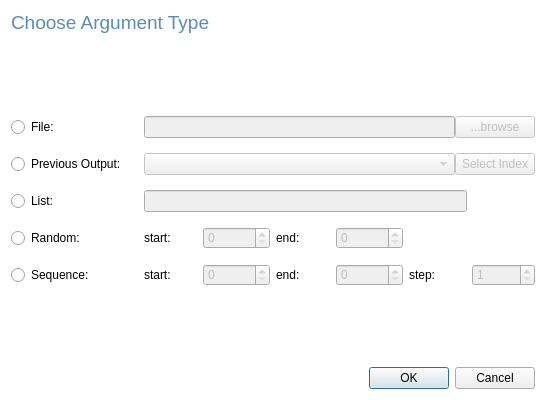
<?xml version="1.0" encoding="UTF-8"?>
<ui version="4.0">
 <class>Dialog</class>
 <widget class="QDialog" name="Dialog">
  <property name="geometry">
   <rect>
    <x>0</x>
    <y>0</y>
    <width>546</width>
    <height>400</height>
   </rect>
  </property>
  <property name="sizePolicy">
   <sizepolicy hsizetype="Preferred" vsizetype="Preferred">
    <horstretch>0</horstretch>
    <verstretch>0</verstretch>
   </sizepolicy>
  </property>
  <property name="maximumSize">
   <size>
    <width>800</width>
    <height>800</height>
   </size>
  </property>
  <property name="windowTitle">
   <string>Dialog</string>
  </property>
  <property name="autoFillBackground">
   <bool>false</bool>
  </property>
  <property name="styleSheet">
   <string notr="true">#Dialog {
background-color: white;
}

</string>
  </property>
  <layout class="QVBoxLayout" name="verticalLayout">
   <item>
    <widget class="QLabel" name="label">
     <property name="sizePolicy">
      <sizepolicy hsizetype="Preferred" vsizetype="Fixed">
       <horstretch>0</horstretch>
       <verstretch>0</verstretch>
      </sizepolicy>
     </property>
     <property name="text">
      <string>&lt;html&gt;&lt;head/&gt;&lt;body&gt;&lt;p&gt;&lt;span style=&quot; font-size:14pt; color:#5b8cb9;&quot;&gt;Choose Argument Type&lt;/span&gt;&lt;/p&gt;&lt;/body&gt;&lt;/html&gt;</string>
     </property>
    </widget>
   </item>
   <item>
    <spacer name="verticalSpacer">
     <property name="orientation">
      <enum>Qt::Vertical</enum>
     </property>
     <property name="sizeHint" stdset="0">
      <size>
       <width>17</width>
       <height>48</height>
      </size>
     </property>
    </spacer>
   </item>
   <item>
    <layout class="QGridLayout" name="gridLayout">
     <property name="verticalSpacing">
      <number>15</number>
     </property>
     <item row="0" column="0">
      <widget class="QRadioButton" name="radioButton">
       <property name="text">
        <string>File:</string>
       </property>
      </widget>
     </item>
     <item row="0" column="1" colspan="3">
      <layout class="QHBoxLayout" name="horizontalLayout">
       <item>
        <widget class="QLineEdit" name="lineEdit">
         <property name="enabled">
          <bool>false</bool>
         </property>
        </widget>
       </item>
       <item>
        <widget class="QPushButton" name="pushButton">
         <property name="enabled">
          <bool>false</bool>
         </property>
         <property name="text">
          <string>...browse</string>
         </property>
        </widget>
       </item>
      </layout>
     </item>
     <item row="1" column="0">
      <widget class="QRadioButton" name="radioButton_4">
       <property name="text">
        <string>Previous Output:</string>
       </property>
      </widget>
     </item>
     <item row="1" column="1" colspan="3">
      <layout class="QHBoxLayout" name="horizontalLayout_7">
       <item>
        <widget class="QComboBox" name="select_prev_output">
         <property name="enabled">
          <bool>false</bool>
         </property>
        </widget>
       </item>
       <item>
        <widget class="QPushButton" name="select_index_btn">
         <property name="enabled">
          <bool>false</bool>
         </property>
         <property name="sizePolicy">
          <sizepolicy hsizetype="Fixed" vsizetype="Fixed">
           <horstretch>0</horstretch>
           <verstretch>0</verstretch>
          </sizepolicy>
         </property>
         <property name="text">
          <string>Select Index</string>
         </property>
        </widget>
       </item>
      </layout>
     </item>
     <item row="2" column="0">
      <widget class="QRadioButton" name="radioButton_5">
       <property name="text">
        <string>List:</string>
       </property>
      </widget>
     </item>
     <item row="2" column="1" colspan="3">
      <layout class="QHBoxLayout" name="horizontalLayout_8">
       <item>
        <widget class="QLineEdit" name="lineEdit_2">
         <property name="enabled">
          <bool>false</bool>
         </property>
        </widget>
       </item>
       <item>
        <spacer name="horizontalSpacer_2">
         <property name="orientation">
          <enum>Qt::Horizontal</enum>
         </property>
         <property name="sizeType">
          <enum>QSizePolicy::Fixed</enum>
         </property>
         <property name="sizeHint" stdset="0">
          <size>
           <width>68</width>
           <height>20</height>
          </size>
         </property>
        </spacer>
       </item>
      </layout>
     </item>
     <item row="3" column="0">
      <widget class="QRadioButton" name="radioButton_3">
       <property name="text">
        <string>Random:</string>
       </property>
      </widget>
     </item>
     <item row="3" column="1">
      <layout class="QHBoxLayout" name="horizontalLayout_5">
       <item>
        <widget class="QLabel" name="label_8">
         <property name="text">
          <string>start:</string>
         </property>
        </widget>
       </item>
       <item>
        <widget class="QSpinBox" name="spinBox_4">
         <property name="enabled">
          <bool>false</bool>
         </property>
         <property name="maximum">
          <number>1000000000</number>
         </property>
        </widget>
       </item>
      </layout>
     </item>
     <item row="3" column="2">
      <layout class="QHBoxLayout" name="horizontalLayout_6">
       <item>
        <widget class="QLabel" name="label_9">
         <property name="text">
          <string>end:</string>
         </property>
        </widget>
       </item>
       <item>
        <widget class="QSpinBox" name="spinBox_5">
         <property name="enabled">
          <bool>false</bool>
         </property>
         <property name="maximum">
          <number>1000000000</number>
         </property>
        </widget>
       </item>
      </layout>
     </item>
     <item row="4" column="0">
      <widget class="QRadioButton" name="radioButton_2">
       <property name="text">
        <string>Sequence:</string>
       </property>
      </widget>
     </item>
     <item row="4" column="1">
      <layout class="QHBoxLayout" name="horizontalLayout_2">
       <item>
        <widget class="QLabel" name="label_5">
         <property name="text">
          <string>start:</string>
         </property>
        </widget>
       </item>
       <item>
        <widget class="QSpinBox" name="spinBox">
         <property name="enabled">
          <bool>false</bool>
         </property>
         <property name="maximum">
          <number>1000000000</number>
         </property>
        </widget>
       </item>
      </layout>
     </item>
     <item row="4" column="2">
      <layout class="QHBoxLayout" name="horizontalLayout_3">
       <item>
        <widget class="QLabel" name="label_6">
         <property name="text">
          <string>end:</string>
         </property>
        </widget>
       </item>
       <item>
        <widget class="QSpinBox" name="spinBox_2">
         <property name="enabled">
          <bool>false</bool>
         </property>
         <property name="maximum">
          <number>1000000000</number>
         </property>
        </widget>
       </item>
      </layout>
     </item>
     <item row="4" column="3">
      <layout class="QHBoxLayout" name="horizontalLayout_4">
       <item>
        <widget class="QLabel" name="label_7">
         <property name="text">
          <string>step:</string>
         </property>
        </widget>
       </item>
       <item>
        <widget class="QSpinBox" name="spinBox_3">
         <property name="enabled">
          <bool>false</bool>
         </property>
         <property name="minimum">
          <number>1</number>
         </property>
        </widget>
       </item>
      </layout>
     </item>
    </layout>
   </item>
   <item>
    <spacer name="verticalSpacer_2">
     <property name="orientation">
      <enum>Qt::Vertical</enum>
     </property>
     <property name="sizeHint" stdset="0">
      <size>
       <width>20</width>
       <height>39</height>
      </size>
     </property>
    </spacer>
   </item>
   <item>
    <widget class="QDialogButtonBox" name="buttonBox">
     <property name="orientation">
      <enum>Qt::Horizontal</enum>
     </property>
     <property name="standardButtons">
      <set>QDialogButtonBox::Cancel|QDialogButtonBox::Ok</set>
     </property>
    </widget>
   </item>
  </layout>
 </widget>
 <resources/>
 <connections>
  <connection>
   <sender>buttonBox</sender>
   <signal>accepted()</signal>
   <receiver>Dialog</receiver>
   <slot>accept()</slot>
   <hints>
    <hint type="sourcelabel">
     <x>248</x>
     <y>254</y>
    </hint>
    <hint type="destinationlabel">
     <x>157</x>
     <y>274</y>
    </hint>
   </hints>
  </connection>
  <connection>
   <sender>buttonBox</sender>
   <signal>rejected()</signal>
   <receiver>Dialog</receiver>
   <slot>reject()</slot>
   <hints>
    <hint type="sourcelabel">
     <x>316</x>
     <y>260</y>
    </hint>
    <hint type="destinationlabel">
     <x>286</x>
     <y>274</y>
    </hint>
   </hints>
  </connection>
 </connections>
</ui>
